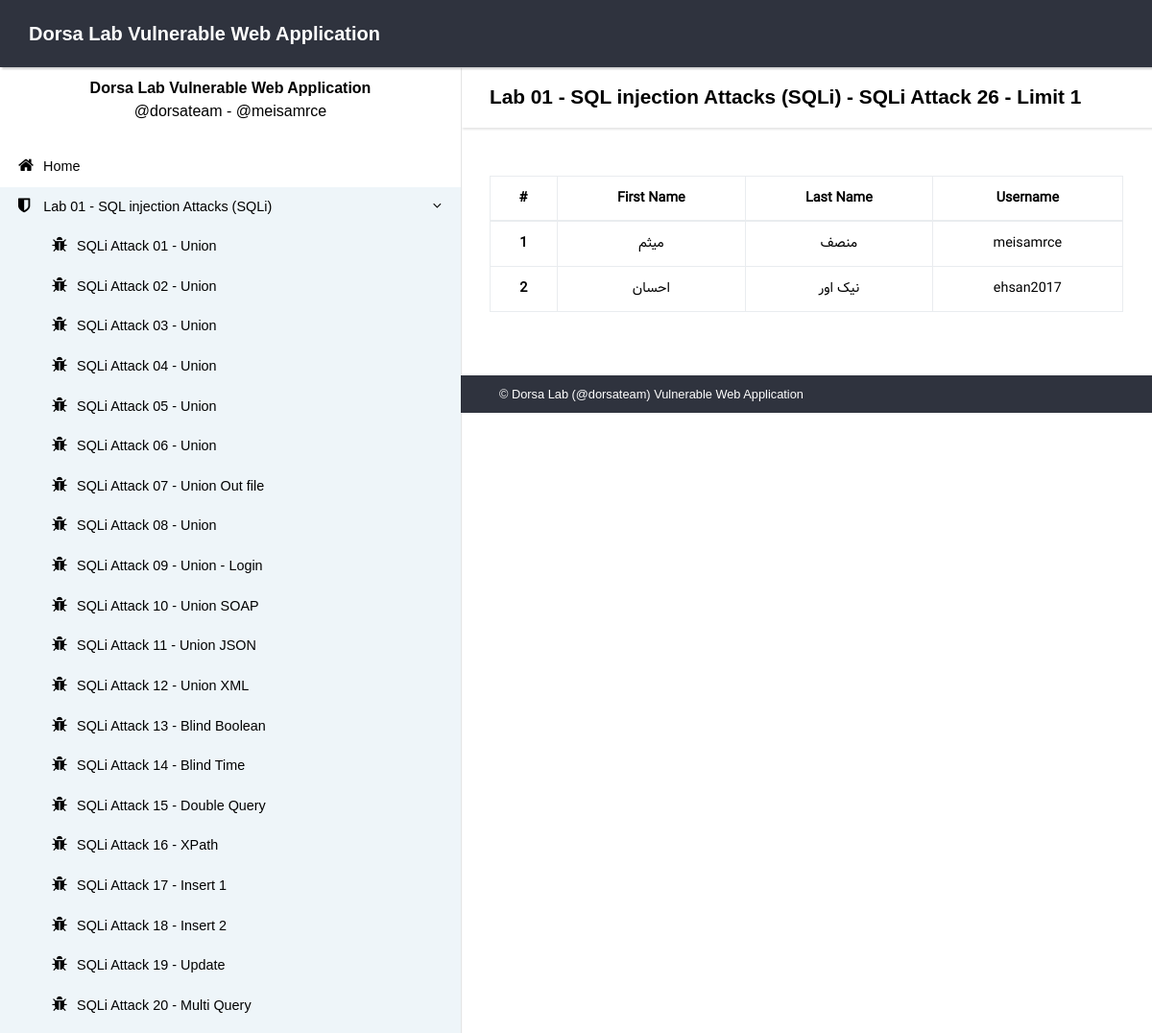
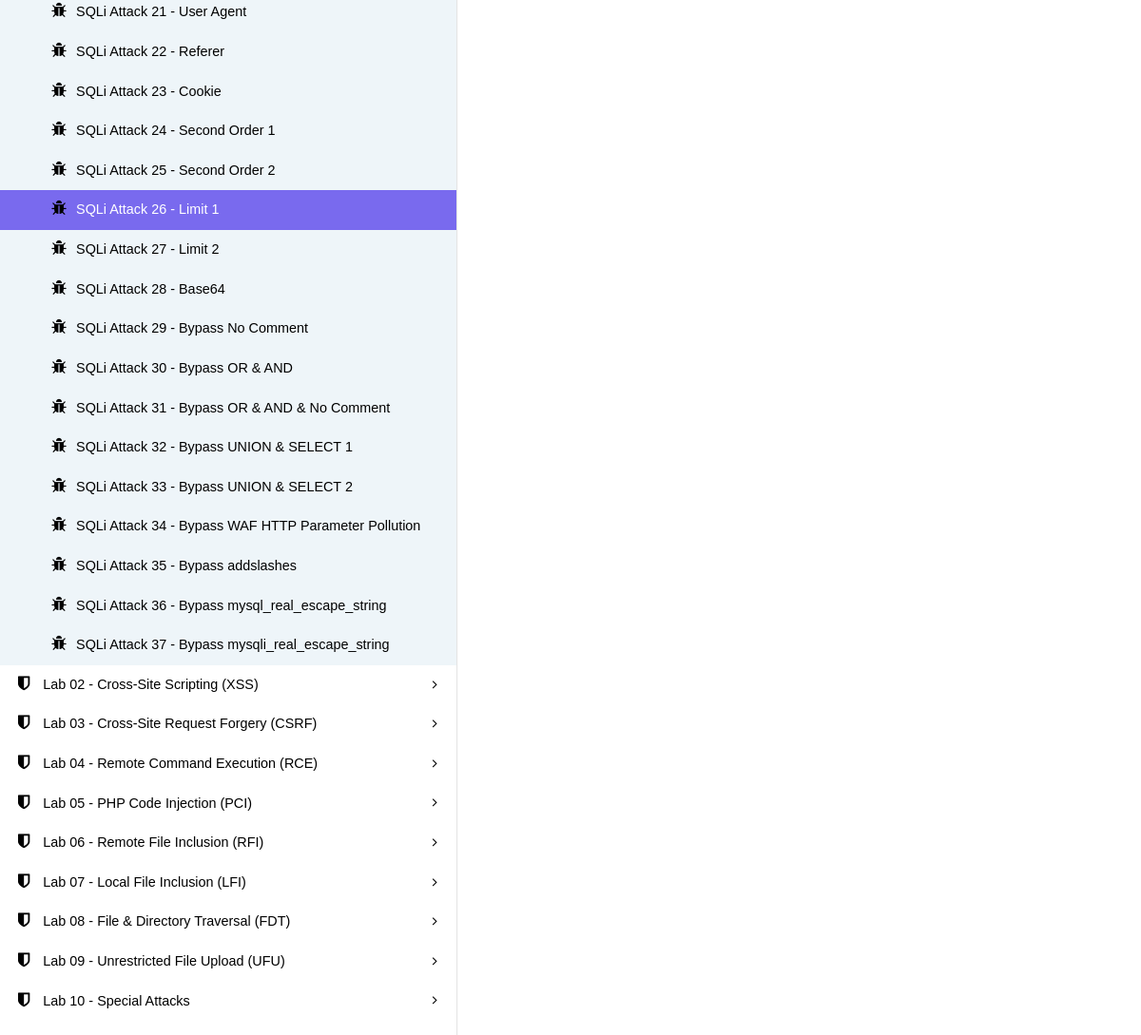
The app's page /sqli/26.php with its own data (2 pictures, top to bottom).
### tables this page shows
CREATE TABLE `users` (
  `id` int(10) UNSIGNED NOT NULL,
  `fn` varchar(50) NOT NULL,
  `ln` varchar(50) NOT NULL,
  `nickname` varchar(50) NOT NULL,
  `username` varchar(50) NOT NULL,
  `password` varchar(50) NOT NULL,
  `email` varchar(50) NOT NULL,
  `is_admin` int(11) NOT NULL,
  `temp` text NOT NULL
);

### helper/helper.php (called while the page is built, shortened)
<?php
class Helper
{
    public $dbLink = null;
    public function __construct()
    {
        $this->dbLink = mysqli_connect(DB_HOST,DB_USERNAME,DB_PASSWORD)
            or die(mysqli_connect_error());
        mysqli_select_db($this->dbLink,DB_NAME)
            or die($this->getError());
    }
    public function query($q)
    {
        $result = mysqli_query($this->dbLink,$q);
        if(stristr($q,'insert'))
            return mysqli_insert_id($this->dbLink);
        else if (stristr($q,'update') || stristr($q,'delete'))
            return mysqli_affected_rows($this->dbLink);
        else
            return $result;
    }
    public function getRow($result)
    {
        return mysqli_fetch_assoc($result);
    }
    public function get($key)
    {
        if(isset($_GET[$key]))
            return trim($_GET[$key]);
        else
            return '';
    }
	public function queryMultiple($q)
	{
		return mysqli_multi_query($this->dbLink,$q);
	}
}

### config.php (called while the page is built, shortened)
<?php
require_once  'helper/nusoap.php';
require_once  'helper/helper.php';
$main = new Helper();
?>

### sqli/26.php (the view, shortened to what this page needs)
<?php
	require_once '../config.php';
	$limit = $main->get('limit');
	if($limit == '')
		$limit = 0;
	$q = "SELECT * FROM users limit $limit,2 ";
	$r = $main->queryMultiple($q);
?>
<!DOCTYPE html>
<html>
<head>
    <link rel="stylesheet" href="css/bootstrap.min.css">
    <link rel="stylesheet" href="css/font-awesome.min.css">
    <link rel="stylesheet" href="css/style.default.css">
</head>
<body>
<div class="page">
    <?php require_once '../template/header.php'; ?>
    <div class="page-content d-flex align-items-stretch">
        <?php require_once '../template/sider.php'; ?>
        <div class="content-inner">
            <header class="page-header">
                <div class="container-fluid">
                    <h2 class="no-margin-bottom">
						Lab 01 - SQL injection Attacks (SQLi)
						-
						SQLi Attack 26 - Limit 1
					</h2>
                </div>
            </header>
            <section>
                <div class="container-fluid text-center fa-lang">
							<table class="table table-bordered">
							  <thead>
								<tr>
								  <th scope="col">#</th>
								  <th scope="col">First Name</th>
								  <th scope="col">Last Name</th>
								  <th scope="col">Username</th>
								</tr>
							  </thead>
							  <tbody>
							  <?php
							    do
							    {
									if ($result=mysqli_store_result($main->dbLink))
									{
										while($users = $main->getRow($result))
										{
									  ?>
											<tr>
											  <th scope="row"><?php print $users['id']; ?></th>
											  <td><?php print $users['fn']; ?></td>
											  <td><?php print $users['ln']; ?></td>
											  <td><?php print $users['username']; ?></td>
											</tr>
										<?php
										}
									}
								}while (mysqli_next_result($main->dbLink));
								?>
							  </tbody>
							</table>
                </div>
            </section>
            <?php require_once '../template/footer.php'; ?>
        </div>
    </div>
</div>
</body>
</html>

### css/style.default.css (style rules this page uses)
.fa-lang { font-family: Vazir; }
body { overflow-x: hidden; }
section { padding: 50px 0; }
.container-fluid { padding: 0 30px; }
header.page-header { padding: 20px 0; }
table { font-size: 0.9em; color: #666; }
.content-inner { width: calc(100% - 400px); }
.page-header { background: #fff; padding: 20px; -webkit-box-shadow: 2px 2px 2px rgba(0, 0, 0, 0.1); box-shadow: 2px 2px 2px rgba(0, 0, 0, 0.1); position: relative; z-index: 8; }
.page { background: #ffffff; color:#000000; }
.page * { color:#000000; }
.no-margin-bottom { margin-bottom: 0 !important; }
.page { overflow-x: hidden; }
body { font-family: "Poppins", sans-serif; font-size: 1rem; font-weight: normal; line-height: 1.5; color: #212529; background-color: #fff; }
h1, h2, h3, h4, h5, h6, .h1, .h2, .h3, .h4, .h5, .h6 { margin-bottom: 0.5rem; font-family: inherit; font-weight: 700; line-height: 1.1; color: inherit; }
h2, .h2 { font-size: 1.3rem; }

### records on screen
users: id "1", fn "میثم", ln "منصف", username "meisamrce"
users: id "2", fn "احسان", ln "نیک اور", username "ehsan2017"

### other values on screen
$kbug "Lab 01 - SQL injection Attacks (SQLi)"
$vattack "SQLi Attack 01 - Union"
$vattack "SQLi Attack 02 - Union"
$vattack "SQLi Attack 03 - Union"
$vattack "SQLi Attack 04 - Union"
$vattack "SQLi Attack 05 - Union"
$vattack "SQLi Attack 06 - Union"
$vattack "SQLi Attack 07 - Union Out file"
$vattack "SQLi Attack 08 - Union"
$vattack "SQLi Attack 09 - Union - Login"
$vattack "SQLi Attack 10 - Union SOAP"
$vattack "SQLi Attack 11 - Union JSON"
$vattack "SQLi Attack 12 - Union XML"
$vattack "SQLi Attack 13 - Blind Boolean"
$vattack "SQLi Attack 14 - Blind Time"
